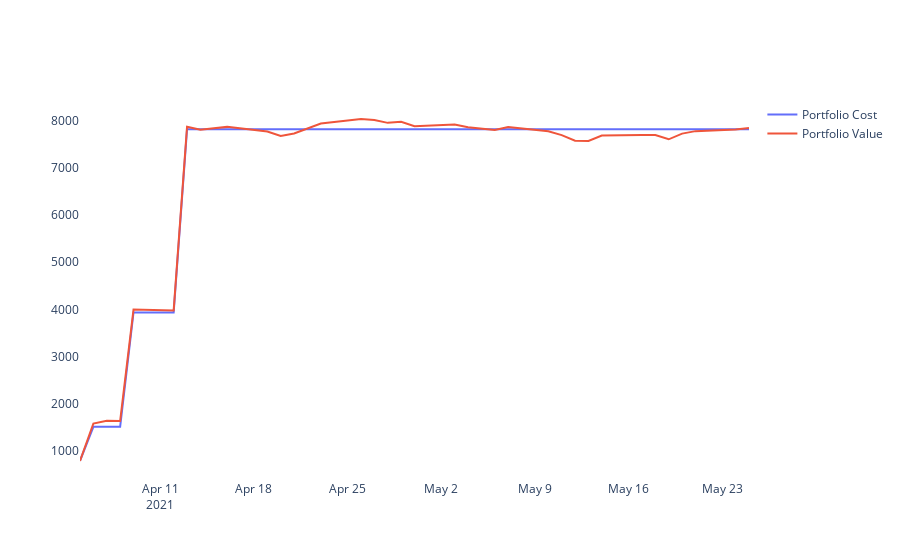

Write notebook code for a chart like this one.
### Code cell
snapshot = portfolio_data.portfolio_snapshot

fig = go.Figure()

fig.add_trace(go.Scatter(
  x = snapshot.index,
  y = snapshot['portfolio_cost_usd'],
  mode = 'lines',
  name = 'Portfolio Cost'
))

fig.add_trace(go.Scatter(
  x = snapshot.index,
  y = snapshot['portfolio_value_usd'],
  mode = 'lines',
  name = 'Portfolio Value'
))

fig.update_layout(
  plot_bgcolor = '#ffffff'
)
